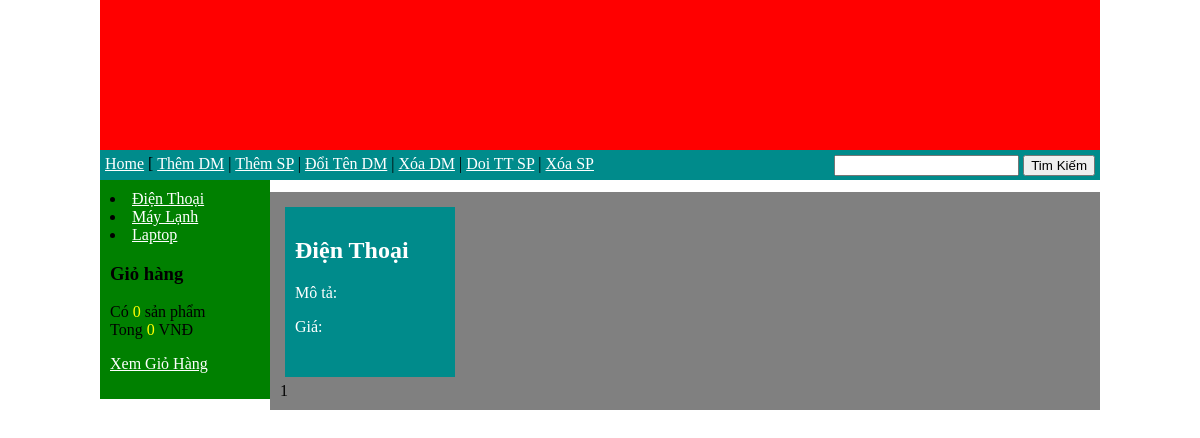
The app's page /15_11/PhanTrang/timkiem.php with its own data.
### tables this page shows
CREATE TABLE IF NOT EXISTS `tbl_danhmuc` (
  `id` int(11) NOT NULL AUTO_INCREMENT,
  `ten` varchar(100) NOT NULL,
  PRIMARY KEY (`id`),
  UNIQUE KEY `ten` (`ten`)
);

### 15_11/PhanTrang/db_module.php (called while the page is built, shortened)
<?php
function chayTruyVanTraVeDL($link, $q)
{
  $result = mysqli_query($link, $q);
  return $result;
}

### 15_11/PhanTrang/menu.php (the view)
<?php
$result = chayTruyVanTraVeDL($link, "select * from tbl_danhmuc");
while ($rows = mysqli_fetch_assoc($result)) {
  echo "<li><a href='?dm=" . $rows['id'] . "'>" . $rows['ten'] . "</a></li>";
}
?>

### 15_11/PhanTrang/content_tk.php
<?php
$page = isset($_GET['page'])?$_GET['page']:1;
$page = is_numeric ($page) ?$page:1;
$from = ($page-1)*SO_SP_TREN_TRANG;
if (isset($_GET['keyword']))
    $result = chayTruyVanTraVeDL ($link,"select count(*) from tbl_danhmuc where ten like '%".$_GET['keyword']."'");
else $result = chayTruyVanTraVeDL ($link,"select count(*) from tbl_danhmuc");
    $row = mysqli_fetch_row($result);
    $total = ceil($row[0]/SO_SP_TREN_TRANG);
if(isset($_GET['keyword']))
$result = chayTruyVanTraVeDL ($link, "select * from tbl_danhmuc where ten like '%".$_GET['keyword']."' limit
".$from.", ".SO_SP_TREN_TRANG);
else
$result = chayTruyVanTraVeDL ($link, "select * from tbl_danhmuc limit ".$from.", ".SO_SP_TREN_TRANG);
while($rows= mysqli_fetch_assoc($result)){
echo "<a href='chitiet.php?sp=".$rows['id']."'>
<div class='sp'>
<h2>".$rows['ten']."</h2> <p>Mô tả: ".$rows['mota']."
</p> <p>Giá: ".$rows['gia']."</p>
</div></a>";
echo "<br style='clear:both;'/>";
echo "<div class='pager'>";
}
for ($i=1; $i<$total; $i++)
if ($i!=$page)
echo " <a href='./?page=".$i. (isset($_GET['keyword']) ?"&keyword=".$_GET['keyword']:"").">$i</a>";
else
echo "<span>$i</span>";
echo "</div>";
?>

### 15_11/PhanTrang/style.css (style rules this page uses)
body { margin: 0px; }
a:visited, a:link { color: white; }
.sp { width: 150px; height: 150px; padding: 10px; background-color: darkcyan; margin: 5px; float: left; }

### records on screen
tbl_danhmuc: ten "Điện Thoại"
tbl_danhmuc: ten "Máy Lạnh"
tbl_danhmuc: ten "Laptop"

### other values on screen
count($giohang) "0"
